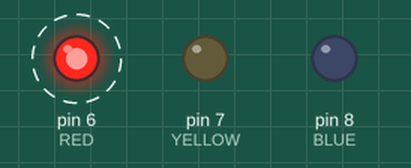
The sketch below on a simulated Arduino Uno, built with avr-gcc and run on an emulated ATmega328P. On the bench: output pins drawn as LEDs (lit = HIGH). Dashed ring = blinking. What the sketch prints to the serial monitor is not drawn.

Above: at 0.03 s.
Timing chart, 0 to 3.0 s (numbered marks = the images above):
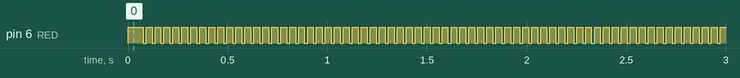

The sketch:

Different_Tasks_Same_Queue.ino
```cpp
#include <Arduino_FreeRTOS.h>
#include <queue.h>


#define RED       6
#define YELLOW    7
#define BLUE      8

typedef int TaskProfiler;

TaskProfiler SenderTaskProfiler, ReceiverTaskProfiler;

QueueHandle_t yearQueue;

void setup() {
  // put your setup code here, to run once:
  Serial.begin(9600);

  pinMode(RED, OUTPUT);
  pinMode(YELLOW, OUTPUT);
  pinMode(BLUE, OUTPUT);

  yearQueue = xQueueCreate(5, sizeof(uint32_t));

  xTaskCreate(vSenderTask, "Sender Task 1", 100, (void *) 1999, 1, NULL);
  xTaskCreate(vSenderTask, "Sender Task 2", 100, (void *) 2021, 1, NULL);
  xTaskCreate(vReceiverTask, "Reciver Task", 100, NULL, 2, NULL);
}

void loop() {}

void vSenderTask(void *pvParameters)
{
  BaseType_t qStatus;
  uint32_t valueToSend;
  valueToSend = (uint32_t) pvParameters;

  while(1)
  {
    qStatus = xQueueSend(yearQueue, &valueToSend, 0);
    if(qStatus != pdPASS)
    {
      Serial.println("Could not sent to the queue.");
    }

    digitalWrite(RED, HIGH);

    //vTaskDelay(500 / portTICK_PERIOD_MS);
    for(int i =0; i<30000; i++){}
  }
}

void vReceiverTask(void *pvParameters)
{
  BaseType_t qStatus;
  uint32_t valueReceived;
  const TickType_t xTicksToWait = pdMS_TO_TICKS(100);

  while(1)
  {
    qStatus = xQueueReceive(yearQueue, &valueReceived, xTicksToWait);

    if(qStatus == pdPASS)
    {
      Serial.print("Data Received: ");
      Serial.println(valueReceived);
    }
    else
    {
      Serial.println("Data Received Error....");
    }

    digitalWrite(RED, LOW);

    //vTaskDelay(500 / portTICK_PERIOD_MS);
    for(int i =0; i<30000; i++){}
  }
}
```

Measured:
- by itself, pin 6 (RED): alternates HIGH for 0.03 s and LOW for 0.01 s
